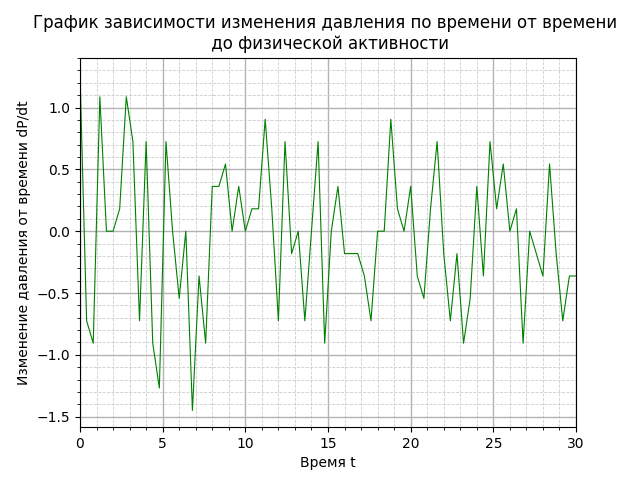

Write Python code to recreate this figure.
import numpy as np
import matplotlib.pyplot as plt

f = open('adc_before.txt').readlines()
y = []
x = []
y1 = []

for line in f:
    y.append((9.66 * int(line) + 129.42)/133.3)
length = len(y)
step = 30 / 75

f = 0
for i in range(0, length, length // 75):
    x.append(f)
    y1.append((y[i + 1] - y[i]) / step)
    f += step

# i1, i2 = 0, 0
# for i in range(len(x)):
#     if x[i] > 14:
#         i1 = i
#         break
# for i in range(len(x)):
#     if x[i] > 22:
#         i2 = i
#         break
# print(i1, i2)
# step = 16 / 10
# for i in range(i1, i2, (i2 - i1) // 16):
#     y1.append(y[i])
#     x1.append(x[i])
#
# for i in range(len(y1) - 1):
#     y1[i] = (y1[i + 1] - y1[i]) / step


plt.xlim(0, 30)
plt.xlabel('Время t')
plt.ylabel('Изменение давления от времени dP/dt')

plt.minorticks_on()
plt.grid(visible=True,
         which='major',
         linestyle='-',
         linewidth=1,
         color='0.7')  # основные линии

plt.grid(visible=True,
         which='minor',
         linestyle='--',
         linewidth=0.6,
         color='0.8')  # побочные линии

plt.plot(x, y1, linewidth=0.8, color='green')
plt.title('График зависимости изменения давления по времени от времени \n до физической активности')
plt.savefig('rest-pulse.png')
plt.plot()
plt.show()